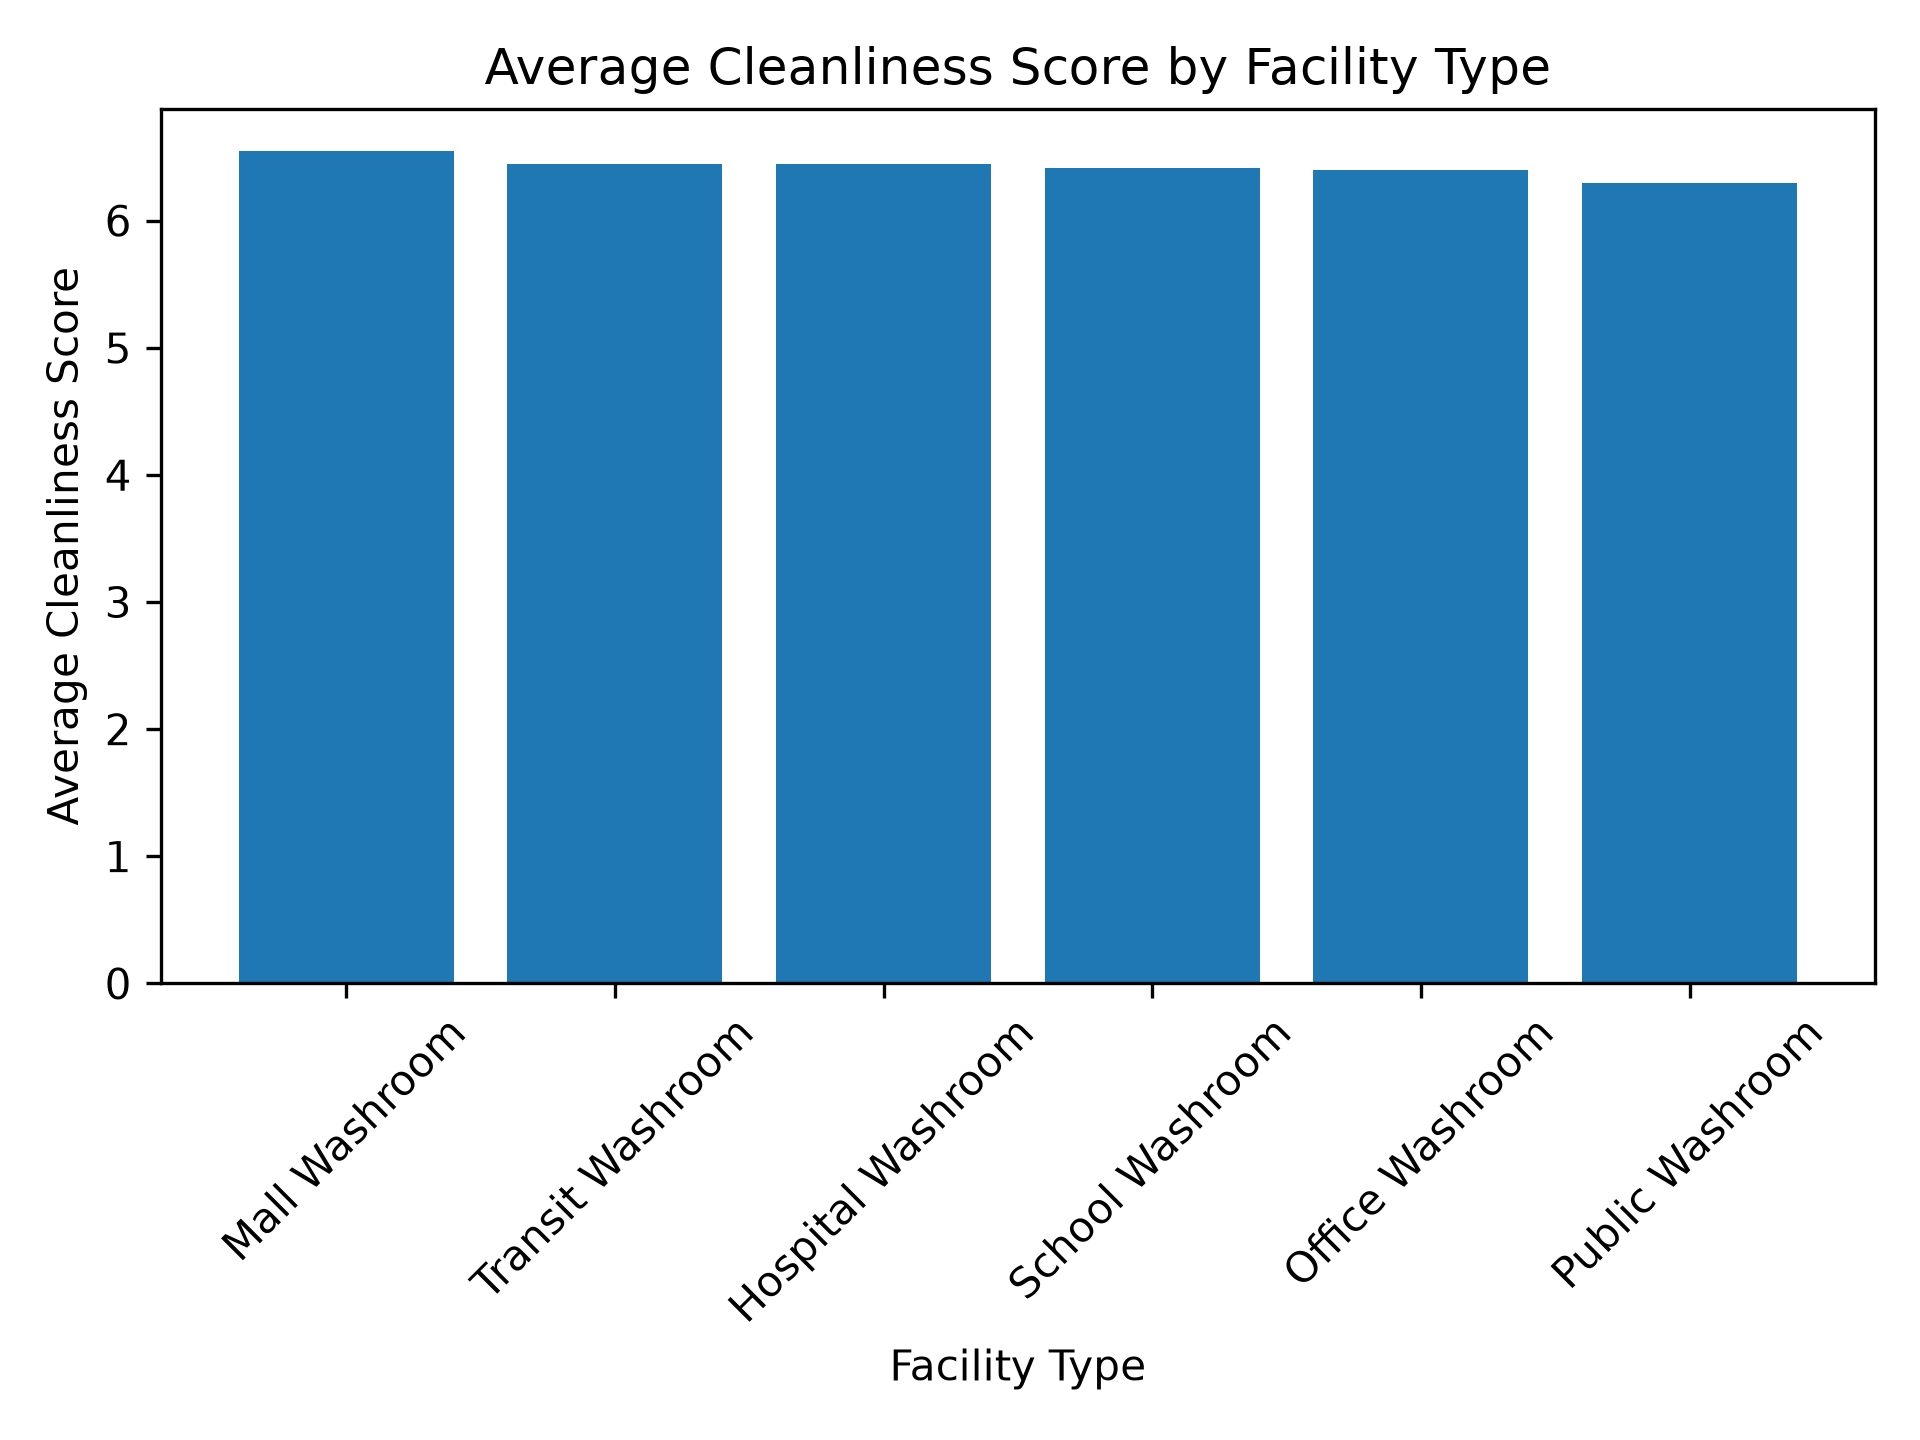

Recreate this plot in Python.
import pandas as pd
import matplotlib.pyplot as plt

# Read the cleaned dataset
df = pd.read_excel(
    "../data-cleaning/cleaned_facility_hygiene_dataset.xlsx"
)

# Calculate the average cleanliness score for each facility type
cleanliness_by_type = (
    df.groupby("facility_type")["cleanliness_score"]
    .mean()
    .sort_values(ascending=False)
)

# Create the bar chart
plt.bar(
    cleanliness_by_type.index,
    cleanliness_by_type.values
)

# Add chart title
plt.title("Average Cleanliness Score by Facility Type")

# Label the X-axis
plt.xlabel("Facility Type")

# Label the Y-axis
plt.ylabel("Average Cleanliness Score")

# Rotate category labels for readability
plt.xticks(rotation=45)

# Adjust spacing
plt.tight_layout()

# Save the visualization
plt.savefig("01-cleanliness-by-facility-type.png", dpi=300)

# Display the visualization
plt.show()
